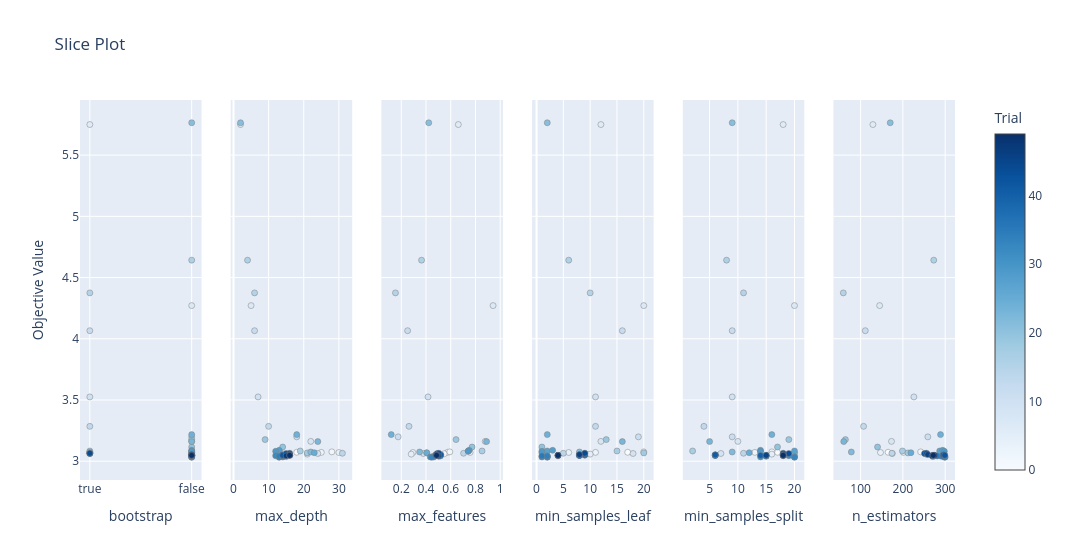

The cell this chart's notebook holds for it:
### Code cell
plot_slice(study)

### Figure 1 — Plotly figure (JSON) as saved in the notebook; plotly's stock layout.template omitted (floating-point values rounded to 4 significant figures)
{"data": [{"marker": {"color": [0, 1, 2, 3, 4, 5, 6, 7, 8, 9, 10, 11, 12, 13, 14, 15, 16, 17, 18, 19, 20, 21, 22, 23, 24, 25, 26, 27, 28, 29, 30, 31, 32, 33, 34, 35, 36, 37, 38, 39, 40, 41, 42, 43, 44, 45, 46, 47, 48, 49], "colorbar": {"title": {"text": "Trial"}, "x": 1, "xpad": 40}, "colorscale": [[0, "rgb(247,251,255)"], [0.125, "rgb(222,235,247)"], [0.25, "rgb(198,219,239)"], [0.375, "rgb(158,202,225)"], [0.5, "rgb(107,174,214)"], [0.625, "rgb(66,146,198)"], [0.75, "rgb(33,113,181)"], [0.875, "rgb(8,81,156)"], [1, "rgb(8,48,107)"]], "line": {"color": "Grey", "width": 0.5}, "showscale": true}, "mode": "markers", "name": "Feasible Trial", "showlegend": false, "type": "scatter", "x": [false, true, false, true, true, false, true, false, false, false, true, false, true, true, true, true, false, true, false, false, false, false, true, false, false, false, false, false, false, false, false, false, false, false, false, false, false, false, false, false, false, false, false, true, true, false, false, false, false, false], "xaxis": "x", "y": [3.073, 3.061, 3.076, 3.072, 3.071, 3.058, 5.75, 4.271, 3.162, 3.063, 3.525, 3.199, 4.066, 3.285, 3.065, 4.375, 4.642, 3.083, 3.068, 3.177, 3.116, 5.765, 3.075, 3.16, 3.217, 3.07, 3.038, 3.084, 3.089, 3.081, 3.035, 3.034, 3.045, 3.032, 3.041, 3.043, 3.049, 3.047, 3.047, 3.052, 3.047, 3.052, 3.049, 3.063, 3.066, 3.049, 3.054, 3.044, 3.048, 3.048], "yaxis": "y"}, {"marker": {"color": [0, 1, 2, 3, 4, 5, 6, 7, 8, 9, 10, 11, 12, 13, 14, 15, 16, 17, 18, 19, 20, 21, 22, 23, 24, 25, 26, 27, 28, 29, 30, 31, 32, 33, 34, 35, 36, 37, 38, 39, 40, 41, 42, 43, 44, 45, 46, 47, 48, 49], "colorbar": {"title": {"text": "Trial"}, "x": 1, "xpad": 40}, "colorscale": [[0, "rgb(247,251,255)"], [0.125, "rgb(222,235,247)"], [0.25, "rgb(198,219,239)"], [0.375, "rgb(158,202,225)"], [0.5, "rgb(107,174,214)"], [0.625, "rgb(66,146,198)"], [0.75, "rgb(33,113,181)"], [0.875, "rgb(8,81,156)"], [1, "rgb(8,48,107)"]], "line": {"color": "Grey", "width": 0.5}, "showscale": false}, "mode": "markers", "name": "Feasible Trial", "showlegend": false, "type": "scatter", "x": [18, 14, 28, 25, 30, 21, 2, 5, 22, 24, 7, 18, 6, 10, 31, 6, 4, 19, 21, 9, 14, 2, 22, 24, 18, 23, 15, 13, 13, 12, 13, 14, 12, 13, 13, 14, 14, 14, 14, 15, 14, 14, 14, 15, 16, 16, 16, 15, 16, 16], "xaxis": "x2", "y": [3.073, 3.061, 3.076, 3.072, 3.071, 3.058, 5.75, 4.271, 3.162, 3.063, 3.525, 3.199, 4.066, 3.285, 3.065, 4.375, 4.642, 3.083, 3.068, 3.177, 3.116, 5.765, 3.075, 3.16, 3.217, 3.07, 3.038, 3.084, 3.089, 3.081, 3.035, 3.034, 3.045, 3.032, 3.041, 3.043, 3.049, 3.047, 3.047, 3.052, 3.047, 3.052, 3.049, 3.063, 3.066, 3.049, 3.054, 3.044, 3.048, 3.048], "yaxis": "y2"}, {"marker": {"color": [0, 1, 2, 3, 4, 5, 6, 7, 8, 9, 10, 11, 12, 13, 14, 15, 16, 17, 18, 19, 20, 21, 22, 23, 24, 25, 26, 27, 28, 29, 30, 31, 32, 33, 34, 35, 36, 37, 38, 39, 40, 41, 42, 43, 44, 45, 46, 47, 48, 49], "colorbar": {"title": {"text": "Trial"}, "x": 1, "xpad": 40}, "colorscale": [[0, "rgb(247,251,255)"], [0.125, "rgb(222,235,247)"], [0.25, "rgb(198,219,239)"], [0.375, "rgb(158,202,225)"], [0.5, "rgb(107,174,214)"], [0.625, "rgb(66,146,198)"], [0.75, "rgb(33,113,181)"], [0.875, "rgb(8,81,156)"], [1, "rgb(8,48,107)"]], "line": {"color": "Grey", "width": 0.5}, "showscale": false}, "mode": "markers", "name": "Feasible Trial", "showlegend": false, "type": "scatter", "x": [0.5752, 0.5477, 0.5924, 0.7562, 0.294, 0.2805, 0.6614, 0.9425, 0.8787, 0.3785, 0.4164, 0.1746, 0.2511, 0.2625, 0.7039, 0.153, 0.364, 0.8532, 0.4056, 0.6429, 0.7724, 0.422, 0.3483, 0.8896, 0.1186, 0.406, 0.4556, 0.7416, 0.7492, 0.7408, 0.4344, 0.4622, 0.4894, 0.446, 0.5044, 0.5166, 0.4852, 0.4842, 0.4932, 0.4783, 0.479, 0.5205, 0.4963, 0.4905, 0.5032, 0.4823, 0.4865, 0.5001, 0.4906, 0.4856], "xaxis": "x3", "y": [3.073, 3.061, 3.076, 3.072, 3.071, 3.058, 5.75, 4.271, 3.162, 3.063, 3.525, 3.199, 4.066, 3.285, 3.065, 4.375, 4.642, 3.083, 3.068, 3.177, 3.116, 5.765, 3.075, 3.16, 3.217, 3.07, 3.038, 3.084, 3.089, 3.081, 3.035, 3.034, 3.045, 3.032, 3.041, 3.043, 3.049, 3.047, 3.047, 3.052, 3.047, 3.052, 3.049, 3.063, 3.066, 3.049, 3.054, 3.044, 3.048, 3.048], "yaxis": "y3"}, {"marker": {"color": [0, 1, 2, 3, 4, 5, 6, 7, 8, 9, 10, 11, 12, 13, 14, 15, 16, 17, 18, 19, 20, 21, 22, 23, 24, 25, 26, 27, 28, 29, 30, 31, 32, 33, 34, 35, 36, 37, 38, 39, 40, 41, 42, 43, 44, 45, 46, 47, 48, 49], "colorbar": {"title": {"text": "Trial"}, "x": 1, "xpad": 40}, "colorscale": [[0, "rgb(247,251,255)"], [0.125, "rgb(222,235,247)"], [0.25, "rgb(198,219,239)"], [0.375, "rgb(158,202,225)"], [0.5, "rgb(107,174,214)"], [0.625, "rgb(66,146,198)"], [0.75, "rgb(33,113,181)"], [0.875, "rgb(8,81,156)"], [1, "rgb(8,48,107)"]], "line": {"color": "Grey", "width": 0.5}, "showscale": false}, "mode": "markers", "name": "Feasible Trial", "showlegend": false, "type": "scatter", "x": [17, 8, 20, 11, 6, 10, 12, 20, 12, 18, 11, 19, 16, 11, 5, 10, 6, 15, 20, 13, 1, 2, 8, 16, 2, 1, 1, 2, 3, 1, 2, 1, 2, 2, 2, 1, 9, 8, 8, 8, 8, 9, 8, 9, 9, 4, 8, 4, 4, 4], "xaxis": "x4", "y": [3.073, 3.061, 3.076, 3.072, 3.071, 3.058, 5.75, 4.271, 3.162, 3.063, 3.525, 3.199, 4.066, 3.285, 3.065, 4.375, 4.642, 3.083, 3.068, 3.177, 3.116, 5.765, 3.075, 3.16, 3.217, 3.07, 3.038, 3.084, 3.089, 3.081, 3.035, 3.034, 3.045, 3.032, 3.041, 3.043, 3.049, 3.047, 3.047, 3.052, 3.047, 3.052, 3.049, 3.063, 3.066, 3.049, 3.054, 3.044, 3.048, 3.048], "yaxis": "y4"}, {"marker": {"color": [0, 1, 2, 3, 4, 5, 6, 7, 8, 9, 10, 11, 12, 13, 14, 15, 16, 17, 18, 19, 20, 21, 22, 23, 24, 25, 26, 27, 28, 29, 30, 31, 32, 33, 34, 35, 36, 37, 38, 39, 40, 41, 42, 43, 44, 45, 46, 47, 48, 49], "colorbar": {"title": {"text": "Trial"}, "x": 1, "xpad": 40}, "colorscale": [[0, "rgb(247,251,255)"], [0.125, "rgb(222,235,247)"], [0.25, "rgb(198,219,239)"], [0.375, "rgb(158,202,225)"], [0.5, "rgb(107,174,214)"], [0.625, "rgb(66,146,198)"], [0.75, "rgb(33,113,181)"], [0.875, "rgb(8,81,156)"], [1, "rgb(8,48,107)"]], "line": {"color": "Grey", "width": 0.5}, "showscale": false}, "mode": "markers", "name": "Feasible Trial", "showlegend": false, "type": "scatter", "x": [17, 20, 16, 13, 14, 16, 18, 20, 10, 7, 9, 9, 9, 4, 11, 11, 8, 2, 20, 19, 17, 9, 9, 5, 16, 12, 20, 20, 14, 14, 14, 20, 19, 20, 15, 15, 6, 6, 6, 6, 14, 6, 15, 19, 18, 15, 18, 18, 18, 18], "xaxis": "x5", "y": [3.073, 3.061, 3.076, 3.072, 3.071, 3.058, 5.75, 4.271, 3.162, 3.063, 3.525, 3.199, 4.066, 3.285, 3.065, 4.375, 4.642, 3.083, 3.068, 3.177, 3.116, 5.765, 3.075, 3.16, 3.217, 3.07, 3.038, 3.084, 3.089, 3.081, 3.035, 3.034, 3.045, 3.032, 3.041, 3.043, 3.049, 3.047, 3.047, 3.052, 3.047, 3.052, 3.049, 3.063, 3.066, 3.049, 3.054, 3.044, 3.048, 3.048], "yaxis": "y5"}, {"marker": {"color": [0, 1, 2, 3, 4, 5, 6, 7, 8, 9, 10, 11, 12, 13, 14, 15, 16, 17, 18, 19, 20, 21, 22, 23, 24, 25, 26, 27, 28, 29, 30, 31, 32, 33, 34, 35, 36, 37, 38, 39, 40, 41, 42, 43, 44, 45, 46, 47, 48, 49], "colorbar": {"title": {"text": "Trial"}, "x": 1, "xpad": 40}, "colorscale": [[0, "rgb(247,251,255)"], [0.125, "rgb(222,235,247)"], [0.25, "rgb(198,219,239)"], [0.375, "rgb(158,202,225)"], [0.5, "rgb(107,174,214)"], [0.625, "rgb(66,146,198)"], [0.75, "rgb(33,113,181)"], [0.875, "rgb(8,81,156)"], [1, "rgb(8,48,107)"]], "line": {"color": "Grey", "width": 0.5}, "showscale": false}, "mode": "markers", "name": "Feasible Trial", "showlegend": false, "type": "scatter", "x": [165, 253, 242, 201, 147, 255, 129, 145, 173, 175, 226, 259, 111, 107, 174, 59, 273, 199, 212, 64, 140, 170, 78, 60, 289, 219, 271, 287, 294, 298, 300, 298, 294, 299, 291, 281, 274, 298, 295, 298, 295, 296, 299, 251, 256, 271, 259, 269, 275, 272], "xaxis": "x6", "y": [3.073, 3.061, 3.076, 3.072, 3.071, 3.058, 5.75, 4.271, 3.162, 3.063, 3.525, 3.199, 4.066, 3.285, 3.065, 4.375, 4.642, 3.083, 3.068, 3.177, 3.116, 5.765, 3.075, 3.16, 3.217, 3.07, 3.038, 3.084, 3.089, 3.081, 3.035, 3.034, 3.045, 3.032, 3.041, 3.043, 3.049, 3.047, 3.047, 3.052, 3.047, 3.052, 3.049, 3.063, 3.066, 3.049, 3.054, 3.044, 3.048, 3.048], "yaxis": "y6"}], "layout": {"title": {"text": "Slice Plot"}, "width": 1800, "xaxis": {"anchor": "y", "categoryarray": [true, false], "categoryorder": "array", "domain": [0, 0.1389], "title": {"text": "bootstrap"}, "type": "category"}, "xaxis2": {"anchor": "y2", "domain": [0.1722, 0.3111], "title": {"text": "max_depth"}}, "xaxis3": {"anchor": "y3", "domain": [0.3444, 0.4833], "title": {"text": "max_features"}}, "xaxis4": {"anchor": "y4", "domain": [0.5167, 0.6556], "title": {"text": "min_samples_leaf"}}, "xaxis5": {"anchor": "y5", "domain": [0.6889, 0.8278], "title": {"text": "min_samples_split"}}, "xaxis6": {"anchor": "y6", "domain": [0.8611, 1], "title": {"text": "n_estimators"}}, "yaxis": {"anchor": "x", "domain": [0, 1], "title": {"text": "Objective Value"}}, "yaxis2": {"anchor": "x2", "domain": [0, 1], "matches": "y", "showticklabels": false}, "yaxis3": {"anchor": "x3", "domain": [0, 1], "matches": "y", "showticklabels": false}, "yaxis4": {"anchor": "x4", "domain": [0, 1], "matches": "y", "showticklabels": false}, "yaxis5": {"anchor": "x5", "domain": [0, 1], "matches": "y", "showticklabels": false}, "yaxis6": {"anchor": "x6", "domain": [0, 1], "matches": "y", "showticklabels": false}}}
